Frame 1 (no input): blank canvas, image omitted
Frame 60 (the mouse pressed at the canvas centre just before this capture): blank canvas, image omitted
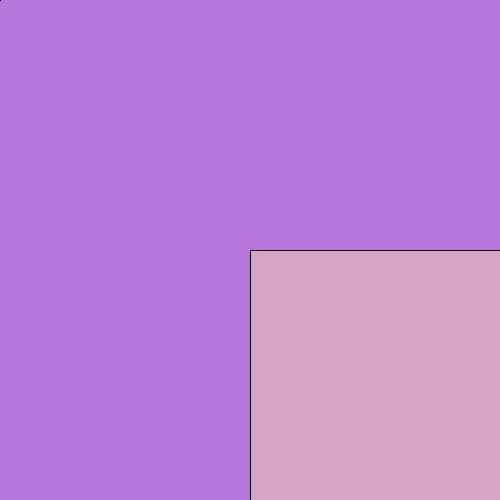
Frame 120 (the mouse held since frame 60 and released just before this capture)

The Processing sketch whose frames 1 and 60 were blank and that drew this single picture after the mouse press (run headless with seeded random() and noise(); from frame 60 on, the mouse is pressed at the canvas centre):

// Processing sketch: processing_95610
// ── processing_95610.pde

int number= 25; //iteration variable

void setup(){
  size(500,500);    //size of the page
  background(185,119,219); //light purple
  frameRate(15); //how fast the color changes
  stroke(0); //there are no lines
  }

void draw() {
  fill(214,164,197); //pink
  rect(mouseX,mouseY,mouseX,mouseY); //rectangle
}

void mouseMoved() {
  number=number+15; 
  if (number>70) {
    number=20;
  }
}
